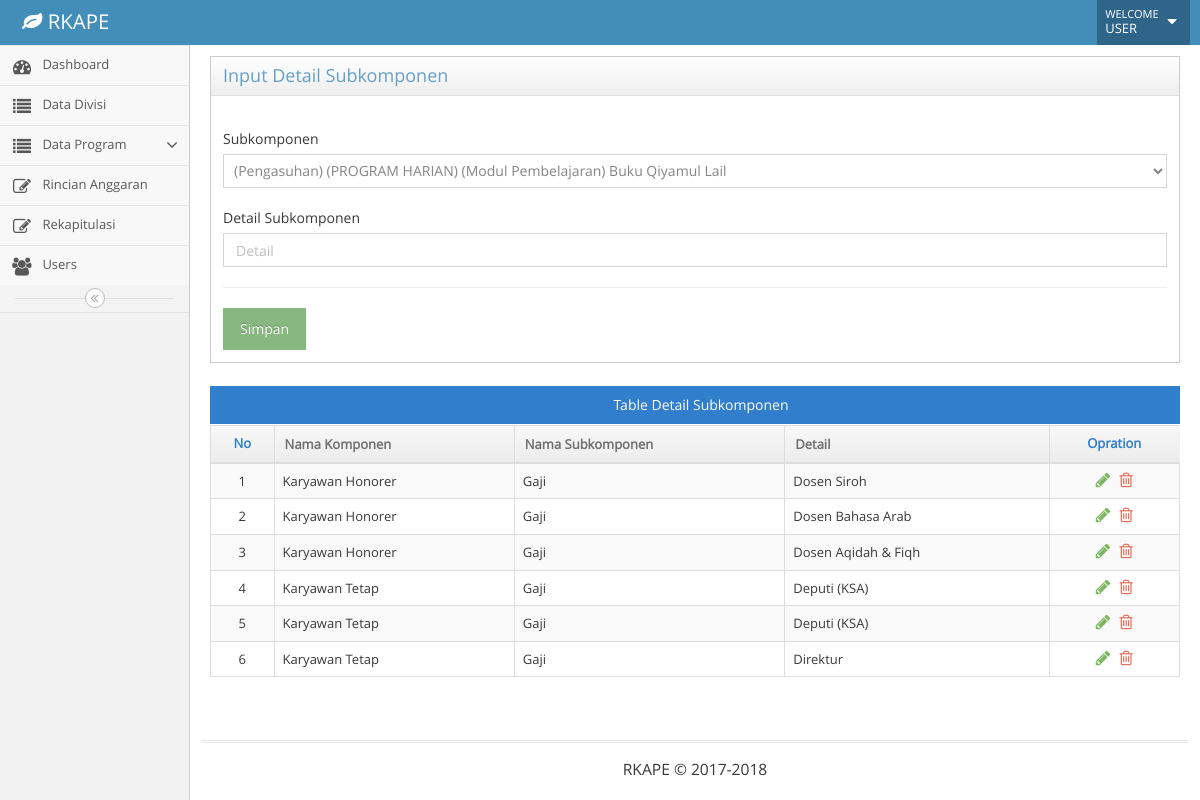
Page /index.php/subkomponen/detail on the committed database.
### tables this page shows
CREATE TABLE `detail_subkomponen` (
  `id_detail` int(11) NOT NULL,
  `nama_detail` varchar(100) NOT NULL,
  `qty` int(11) DEFAULT NULL,
  `satuan` varchar(100) DEFAULT NULL,
  `frq` int(100) DEFAULT NULL,
  `anggaran` double DEFAULT NULL,
  `id_subkomponen` int(11) NOT NULL
);

CREATE TABLE `komponen` (
  `id_komponen` int(11) NOT NULL,
  `nama_komponen` varchar(100) NOT NULL,
  `id_suboutput` int(11) NOT NULL
);

CREATE TABLE `subkomponen` (
  `id_subkomponen` int(11) NOT NULL,
  `nama_subkomponen` varchar(100) NOT NULL,
  `id_komponen` int(11) NOT NULL,
  `tgl_realisasi` date DEFAULT NULL,
  `qty` int(11) DEFAULT NULL,
  `satuan` varchar(100) DEFAULT NULL,
  `frq` int(11) DEFAULT NULL,
  `anggaran` double DEFAULT NULL
);

### application/libraries/Template.php (called while the page is built)
<?php if ( ! defined('BASEPATH')) exit('No direct script access allowed');
class Template {
		var $template_data = array();
		function set($name, $value)
		{
			$this->template_data[$name] = $value;
		}
		function load($template = '', $view = '' , $view_data = array(), $return = FALSE)
		{
			$this->CI =& get_instance();
			$this->set('contents', $this->CI->load->view($view, $view_data, TRUE));
			return $this->CI->load->view($template, $this->template_data, $return);
		}
}

### application/controllers/Subkomponen.php (called while the page is built, shortened)
<?php
class Subkomponen extends CI_Controller
{
	function detail(){
		if (isset($_POST['submit'])){
			$subkomponen = $this->input->post('subkomponen');
			$detail 	 = $this->input->post('detail');
			$data        = array(
				'nama_detail' => $detail,
				'id_subkomponen' => $subkomponen
				);
			$this->Model_detail->post($data);
			redirect('subkomponen/detail');
		}
		else{
			$data['judul']    = 'Detail';
			$data['subjudul'] = 'Data Detail';
			$data['subkomponen'] = $this->Model_subkomponen->tampil()->result();
			$data['detail']		= $this->Model_detail->tampilkan_detail()->result();
			$this->template->load('template','detail/v_detail',$data);
		}
	}
}
?>

### index.php (called while the page is built, shortened)
<?php
require_once BASEPATH.'core/CodeIgniter.php';

### application/models/Model_subkomponen.php (called while the page is built, shortened)
	<?php
class Model_subkomponen extends CI_Model
{
	function tampil(){
		 $query = "SELECT *FROM subkomponen left join komponen on subkomponen.id_komponen = komponen.id_komponen left join suboutput ON komponen.id_suboutput = suboutput.id_suboutput left join divisi on suboutput.id_divisi = divisi.id_divisi ORDER BY divisi.deskripsi,suboutput.nama_suboutput, komponen.nama_komponen, subkomponen.nama_subkomponen ASC";
			return $this->db->query($query);
	}
}
 ?>

### application/models/Model_detail.php (called while the page is built, shortened)
<?php
class Model_detail extends CI_Model
{
	function tampilkan_detail()
	{
		$query = "SELECT *,detail_subkomponen.qty as detail_qty,detail_subkomponen.frq as detail_frq, detail_subkomponen.satuan as detail_satuan ,detail_subkomponen.anggaran as detail_anggaran from detail_subkomponen left join subkomponen on detail_subkomponen.id_subkomponen = subkomponen.id_subkomponen left join komponen on subkomponen.id_komponen = komponen.id_komponen ORDER BY komponen.nama_komponen ASC";
		return $this->db->query($query);
	}
}
?>

### application/views/detail/v_detail.php (the view)
<?= form_open('subkomponen/detail'); ?>
<div class="widget-box">
	<div class="widget-header">
		<h4 class="widget-title">Input Detail Subkomponen</h4>
	</div>
	<div class="widget-body">
		<div class="widget-main">
			<br>
			<div>
				<label for="form-field-9">Subkomponen</label>
				<select name="subkomponen" class="form-control">
					<?php foreach ($subkomponen as $k): ?>
						<option  value="<?= $k->id_subkomponen; ?>"><?= '('.$k->deskripsi.') ('.$k->nama_suboutput.') ('.$k->nama_komponen.') '. $k->nama_subkomponen ?></option>
					<?php endforeach ?>
				</select>
			</div>
			<br>
			<div>
				<label for="form-field-8">Detail Subkomponen</label>
				<input name="detail" class="form-control" placeholder="Detail"></input>
			</div>
			<hr>
			<div>
				<button class="btn btn-success" type="submit" name="submit">
					Simpan
				</button>
			</div>
		</div>
	</div>
</div>
<div>
	<br>
	<div class="center table-header">
		Table Detail Subkomponen
	</div>
	<div id="dynamic-table_wrapper" class="dataTables_wrapper form-inline no-footer">
		<table id="dynamic-table" class="table table-striped table-bordered table-hover dataTable no-footer" role="grid" aria-describedby="dynamic-table_info">
			<thead>
				<tr role="row">
					<th class="center sorting_disabled" rowspan="1" colspan="1" aria-label="">
						No
					</th>
					<th tabindex="0" aria-controls="dynamic-table" rowspan="1" colspan="1" aria-label="Update : activate to sort column descending" aria-sort="ascending">
						<i class="ace-icon bigger-110 hidden-480"></i>Nama Komponen
					</th>
					<th tabindex="0" aria-controls="dynamic-table" rowspan="1" colspan="1" aria-label="Update : activate to sort column descending" aria-sort="ascending">
						<i class="ace-icon bigger-110 hidden-480"></i>Nama Subkomponen
					</th>
					<th tabindex="0" aria-controls="dynamic-table" rowspan="1" colspan="1" aria-label="Update : activate to sort column descending" aria-sort="ascending">
						<i class="ace-icon bigger-110 hidden-480"></i>Detail
					</th>
					<th class="center sorting_disabled" rowspan="1" colspan="1" aria-label="">Opration</th>
				</tr>
			</thead>
			<tbody>
				<?php
				$no=1;
				foreach ($detail as $d): ?>
				<tr role="row" class="odd">
					<td class="center">
						<?= $no; ?>
					</td>
					<td>
						<?= $d->nama_komponen; ?>
					</td>
					<td>
						<?= $d->nama_subkomponen; ?>
					</td>
					<td>
						<?= $d->nama_detail; ?>
					</td>
					<td class="center">
						<div class="hidden-sm hidden-xs action-buttons">
							<a class="green" data-rel="tooltip" title="edit" data-original-title="View" href="<?= base_url('index.php/subkomponen/edit_detail/'.$d->id_detail); ?> ">
								<i class="ace-icon fa fa-pencil bigger-130"></i>
							</a>
							<a onclick="return confirm('apakah anda yakin menghapus data ini ?')" class="red" data-rel="tooltip" title="delete" data-original-title="View" href="<?= base_url('index.php/subkomponen/delete_detail/'.$d->id_detail); ?> ">
								<i class="ace-icon fa fa-trash-o bigger-130"></i>
							</a>
						</div>
					</td>
				</tr>
				<?php
				$no++;
				endforeach ?>
			</tbody>
		</table>
	</div>
</div>

### application/views/template.php (style rules this page uses)
.table>tbody>tr>td { vertical-align: middle; }

### rows in the picture
detail_subkomponen: komponen.nama_komponen "Karyawan Honorer", id_subkomponen.nama_subkomponen "Gaji", nama_detail "Dosen Siroh"
detail_subkomponen: komponen.nama_komponen "Karyawan Honorer", id_subkomponen.nama_subkomponen "Gaji", nama_detail "Dosen Bahasa Arab"
detail_subkomponen: komponen.nama_komponen "Karyawan Honorer", id_subkomponen.nama_subkomponen "Gaji", nama_detail "Dosen Aqidah & Fiqh"
detail_subkomponen: komponen.nama_komponen "Karyawan Tetap", id_subkomponen.nama_subkomponen "Gaji", nama_detail "Deputi (KSA)"
detail_subkomponen: komponen.nama_komponen "Karyawan Tetap", id_subkomponen.nama_subkomponen "Gaji", nama_detail "Deputi (KSA)"
detail_subkomponen: komponen.nama_komponen "Karyawan Tetap", id_subkomponen.nama_subkomponen "Gaji", nama_detail "Direktur"
